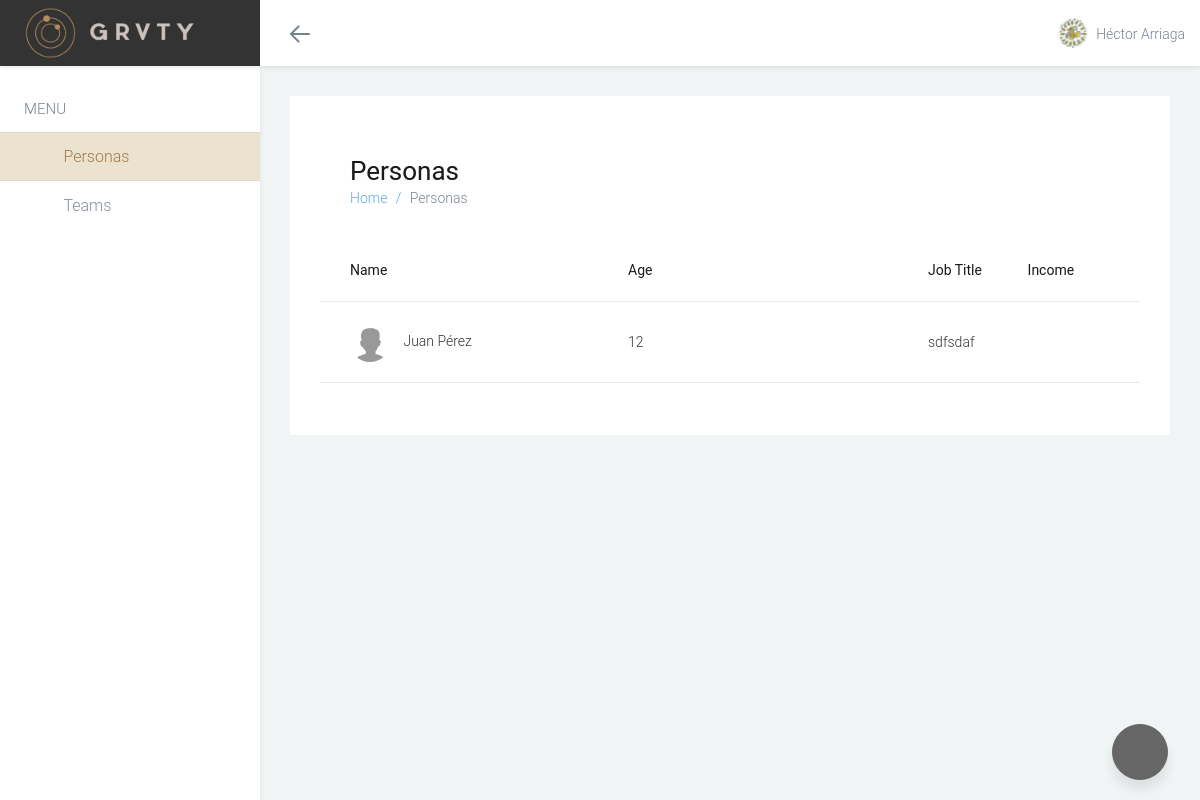
Screenshot of /personas/ (signed in) with the database file from the repository.
### CustomAuth/models.py (models this page shows, shortened)
class User(AbstractUser):
    verified = models.BooleanField(_('Verified'), default=False)
    verification_code = models.CharField(_('Verification Code'), max_length=36,
                                         unique=True)
    image = models.ImageField(_('Profile Image'), upload_to='user_pics',
                              max_length=255, blank=True, null=True)
    complete_profile = models.BooleanField(_('Complete Profile'),
                                           default=False)
    menubar_fold = models.BooleanField(_('Menubar Fold'), default=False)
    USERNAME_FIELD = 'username'
    REQUIRED_FIELDS = ['email']
    class Meta:
        verbose_name = _('User')
        verbose_name_plural = _('Users')
    @property
    def full_name(self):
        return '%s %s' % (self.first_name, self.last_name)
    def get_photo_url(self):
        if self.image:
            return self.image.url
        return static('photos/gravatar.jpg')

### Identity/models.py (models this page shows, shortened)
class Persona(models.Model):
    owner = models.ForeignKey(settings.AUTH_USER_MODEL, verbose_name=_('Owner'), related_name='personas')
    name = models.CharField(_('Name'), max_length=255, blank=True)
    photo = models.ImageField(_('Photo'), upload_to='persona_photos', blank=True)
    gender = models.CharField(_('Gender'), max_length=1, choices=demographic.GENDER_CHOICES, blank=True)
    age = models.PositiveSmallIntegerField(_('Age'), blank=True, null=True)
    job_title = models.CharField(_('Job Title'), max_length=255, blank=True)
    main_quote = models.TextField(_('Main Quote'), blank=True)
    work_experience = models.TextField(_('Work Experience'), blank=True)
    urbanicity = models.PositiveSmallIntegerField(
        _('Location'), choices=demographic.URBANICITY_CHOICES,
        blank=True, null=True
    )
    individual_income = models.PositiveIntegerField(_('Individual Income'), blank=True, null=True)
    household_income = models.PositiveIntegerField(_('Household Income'), blank=True, null=True)
    main_goal = models.TextField(_('Main Goal'), blank=True)
    secondary_goal = models.TextField(_('Secondary Goal'), blank=True)
    biggest_pain = models.CharField(_('Biggest Pain'), max_length=255, blank=True)
    decrease_pain = models.CharField(_('Decrease Pain'), max_length=255, blank=True)
    biggest_gain = models.CharField(_('Biggest Gain'), max_length=255, blank=True)
    increase_gain = models.CharField(_('Increase Gain'), max_length=255, blank=True)
    identifiers = models.TextField(_('Identifiers'), blank=True, help_text='One per line.')
    communication_preference = models.PositiveSmallIntegerField(
        _('Communication Preference'), choices=demographic.COMMUNICATION_PREFERENCE_CHOICES,
        blank=True, null=True
    )
    objections_barriers = models.TextField(_('Common Objections/Barriers'), blank=True)
    product_pitch = models.TextField(_('Product Pitch'), blank=True)
    triggering_events = models.TextField(_('Triggering Events'), blank=True, help_text='One per line.')
    influencers = models.TextField(_('Influencers'), blank=True, help_text='One per line.')
    funnel = models.TextField(_('First Step in Funnel'), blank=True, help_text='One step per line.')
    class Meta:
        verbose_name_plural = _('Persona')
        verbose_name = _('Personas')
    def get_photo_url(self):
        if self.photo:
            return self.photo.url
        return static('photos/gravatar.jpg')

### Identity/views.py (the view)
# urls.py: url(r'^personas/$', 'list_personas', name='personas'),
@login_required
def list_personas(request):
    title = _('Personas')
    personas_active = True
    qs = request.user.personas.all()
    return TemplateResponse(request, 'identity/persona/list.html', locals())

### Configuration/context_processors.py (called while the page is built)
def configuration_context(request):
    return {
        'CONFIGURATION': Configuration.objects.get()
    }

### Configuration/templatetags/configuration_tags.py (called while the page is built)
@register.filter(name='settings')
def settings(attribute):
    return getattr(dj_settings, attribute, '')

### templates/identity/persona/list.html (shortened to what this page needs)
{% extends 'base.html' %}
{% load staticfiles %}
{% load humanize %}
{% block css %}
<link rel="stylesheet" href="{% static 'css/pages/contacts.min.css' %}">
{% endblock %}
{% block body_class %}app-contacts{% endblock %}
{% block content %}
<div class="page padding-30">
  <div class="page-content bg-white">
    <div class="page-header">
      <h1 class="page-title">Personas</h1>
      <ol class="breadcrumb">
        <li><a href="/">Home</a></li>
        <li class="active">Personas</li>
      </ol>
    </div>
    <div class="page-content page-content-table">
      <table class="table tablesaw" data-tablesaw-mode="stack" data-plugin="animateList"
      data-animate="fade" data-child="tr" data-selectable="selectable">
        <thead>
          <tr>
            <th class="cell-300" scope="col" data-tablesaw-sortable-col data-tablesaw-priority="3">Name</th>
            <th class="cell-300" scope="col" data-tablesaw-sortable-col data-tablesaw-priority="3">Age</th>
            <th scope="col" data-tablesaw-sortable-col data-tablesaw-priority="4">Job Title</th>
            <th scope="col" data-tablesaw-sortable-col data-tablesaw-priority="4">Income</th>
          </tr>
        </thead>
        <tbody>
          {% for q in qs %}
          <tr class="clickable-row" data-href="{% url 'Identity:view_persona' q.id %}">
            <td class="cell-300">
              <a class="avatar" href="javascript:void(0)">
                <img class="img-responsive" src="{{ q.get_photo_url }}" alt="...">
              </a>
              <span>{{ q.name }}</span>
            </td>
            <td class="cell-300">{% if q.age %}{{ q.age }}{% endif %}</td>
            <td>{{ q.job_title }}</td>
            <td>{% if q.individual_income %}$ {{ q.individual_income|intcomma }}.00{% endif %}</td>
          </tr>
          {% endfor %}
        </tbody>
      </table>
    </div>
  </div>
</div>
<div class="site-action">
  <a href="{% url 'Identity:add_persona' %}" class="btn btn-success btn-floating">
    <i class="front-icon wb-plus animation-scale-up"></i>
  </a>
</div>
{% endblock %}

### templates/base.html (shortened to what this page needs)
{% load configuration_tags %}
{% load staticfiles %}
<!DOCTYPE html>
<html class="no-js css-menubar" lang="en">
  <head>
    <link rel="stylesheet" href="{% static 'css/bootstrap.min.css' %}">
    <link rel="stylesheet" href="{% static 'css/bootstrap-extend.min.css' %}">
    <link rel="stylesheet" href="{% static 'css/site.min.css' %}">
    <link rel="stylesheet" href="{% static 'vendor/asscrollable/asScrollable.css' %}">
    <link rel="stylesheet" href="{% static 'fonts/web-icons/web-icons.min.css' %}">
    <link rel="stylesheet" href="{% static 'fonts/brand-icons/brand-icons.min.css' %}">
    <link rel="stylesheet" href="{% static 'fonts/font-awesome/font-awesome.min.css' %}">
    <link rel="stylesheet" href="{% static 'vendor/toastr/toastr.css' %}">
    <link rel="stylesheet" href="{% static 'vendor/bootstrap-select/bootstrap-select.min.css' %}">
    {% block css %}{% endblock %}
    <link rel="stylesheet" href="{% static 'grvty/css/main.min.css' %}">
  </head>
  <body class="{% block body_class %}dashboard{% endblock %} site-menubar-keep {% if request.user.menubar_fold %}site-menubar-fold{% else %}site-menubar-unfold{% endif %}">
    <nav class="site-navbar navbar navbar-default navbar-fixed-top navbar-mega" role="navigation">
      <div class="navbar-header">
        <a href="/">
          <div class="navbar-brand navbar-brand-center site-gridmenu-toggle" data-toggle="gridmenu">
            <img class="navbar-brand-logo" src="{% static 'images/logo-menu.png' %}" title="Grvity">
          </div>
        </a>
      </div>
      <div class="navbar-container container-fluid">
        <div class="collapse navbar-collapse navbar-collapse-toolbar" id="site-navbar-collapse">
          <ul class="nav navbar-toolbar">
            <li class="hidden-float" id="toggleMenubar">
              <a data-toggle="menubar" href="#" role="button">
                <i class="icon hamburger hamburger-arrow-left">
                  <span class="hamburger-bar"></span>
                </i>
              </a>
            </li>
          </ul>
          <ul class="nav navbar-toolbar navbar-right navbar-toolbar-right">
            <li class="dropdown">
              <a class="navbar-avatar dropdown-toggle" data-toggle="dropdown" href="#" aria-expanded="false"
              data-animation="scale-up" role="button">
                <span class="avatar">
                  <img class="user_profile_image" src="{{ request.user.get_photo_url }}" alt="user_profile_image">
                </span>
                <span class="user-name">{{ request.user.full_name|title }}</span>
              </a>
            </li>
          </ul>
        </div>
      </div>
    </nav>
    <div class="site-menubar site-menubar-light">
      <div class="site-menubar-body">
        <div>
          <div>
            <ul class="site-menu">
              <li class="site-menu-category">Menu</li>
              <li class="site-menu-item {% if personas_active %}active{% endif %}">
                <a class="animsition-link" href="{% url 'Identity:personas' %}">
                  <i class="site-menu-icon wb-user" aria-hidden="true"></i>
                  <span class="site-menu-title">Personas</span>
                </a>
              </li>
              <li class="site-menu-item {% if teams_active %}active{% endif %}">
                <a class="animsition-link" href="{% url 'Auth:teams' %}">
                  <i class="site-menu-icon wb-users" aria-hidden="true"></i>
                  <span class="site-menu-title">Teams</span>
                </a>
              </li>
            </ul>
          </div>
        </div>
      </div>
    </div>
    {% block content %}{% endblock %}
  </body>
</html>

### rows the page displays
User: user.get_photo_url (picture), user.full_name "Héctor Arriaga"
Persona: name "Juan Pérez", age "12", job_title "sdfsdaf"
